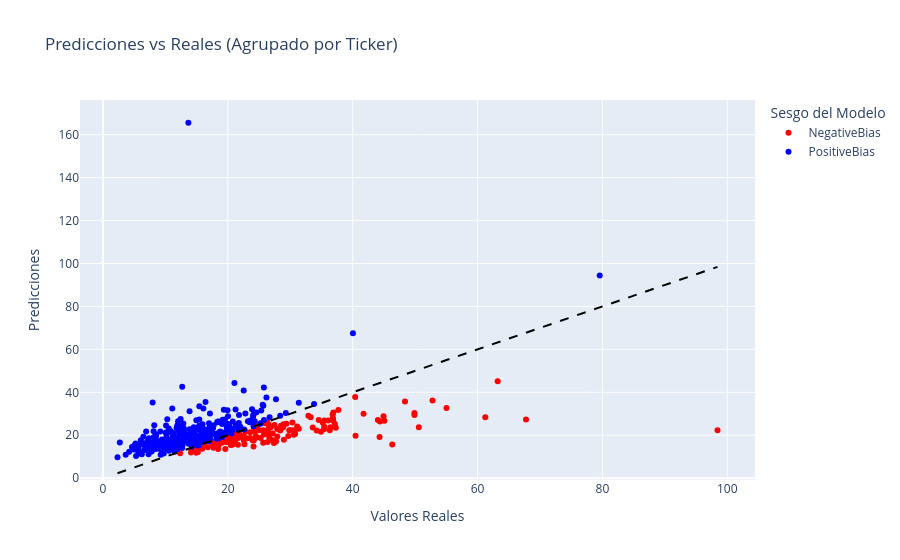

The notebook cell saved with this chart:
### Markdown cell above
Se generan 2 clusters segun las predicciones:
* Positive_Bias: si los residuos son mayores o iguales a cero.
* Negative_Bias: si los residuos son menores a cero.

### Code cell
# Se dividen los datos para predecir el valor de la última fecha disponible para cada ticker en el conjunto de test
X_train, X_test, y_train, y_test = split_ultimo(df, label=label, cols_excluded=predictores_a_eliminar)

# Predicciones en el conjunto de test
y_pred = pipe.predict(X_test)

# Recuperar el ticker usando el indice de y_test
tickers_test = df.loc[y_test.index, 'Ticker']

# Se calculan los residuos y el Cluster: PositiveBias / NegativeBias según el signo de los residuos
resultados_agrupados = procesar_resultados_prediccion(
    y_test=y_test, 
    y_pred=y_pred, 
    tickers=tickers_test
)

# Visualizar los resultados de la predicción
visualizar_resultados_predicciones(resultados_agrupados)

### Figure 1 — Plotly figure (JSON) as saved in the notebook; plotly's stock layout.template omitted (floating-point values rounded to 4 significant figures; data arrays with more than 128 entries replaced by an {"elided": "..."} marker saying what was removed)
{"data": [{"hovertemplate": "<b>%{hovertext}</b><br><br>Sesgo del Modelo=NegativeBias<br>Valores Reales=%{x}<br>Predicciones=%{y}<extra></extra>", "hovertext": {"elided": "141 str values"}, "legendgroup": "NegativeBias", "marker": {"color": "red", "symbol": "circle"}, "mode": "markers", "name": "NegativeBias", "orientation": "v", "showlegend": true, "type": "scatter", "x": {"elided": "141 float values"}, "xaxis": "x", "y": {"elided": "141 float values"}, "yaxis": "y"}, {"hovertemplate": "<b>%{hovertext}</b><br><br>Sesgo del Modelo=PositiveBias<br>Valores Reales=%{x}<br>Predicciones=%{y}<extra></extra>", "hovertext": {"elided": "340 str values"}, "legendgroup": "PositiveBias", "marker": {"color": "blue", "symbol": "circle"}, "mode": "markers", "name": "PositiveBias", "orientation": "v", "showlegend": true, "type": "scatter", "x": {"elided": "340 float values"}, "xaxis": "x", "y": {"elided": "340 float values"}, "yaxis": "y"}], "layout": {"legend": {"title": {"text": "Sesgo del Modelo"}, "tracegroupgap": 0}, "shapes": [{"line": {"color": "black", "dash": "dash", "width": 2}, "type": "line", "x0": 2.332, "x1": 98.43, "y0": 2.332, "y1": 98.43}], "title": {"text": "Predicciones vs Reales (Agrupado por Ticker)"}, "xaxis": {"anchor": "y", "domain": [0, 1], "title": {"text": "Valores Reales"}}, "yaxis": {"anchor": "x", "domain": [0, 1], "title": {"text": "Predicciones"}}}}
